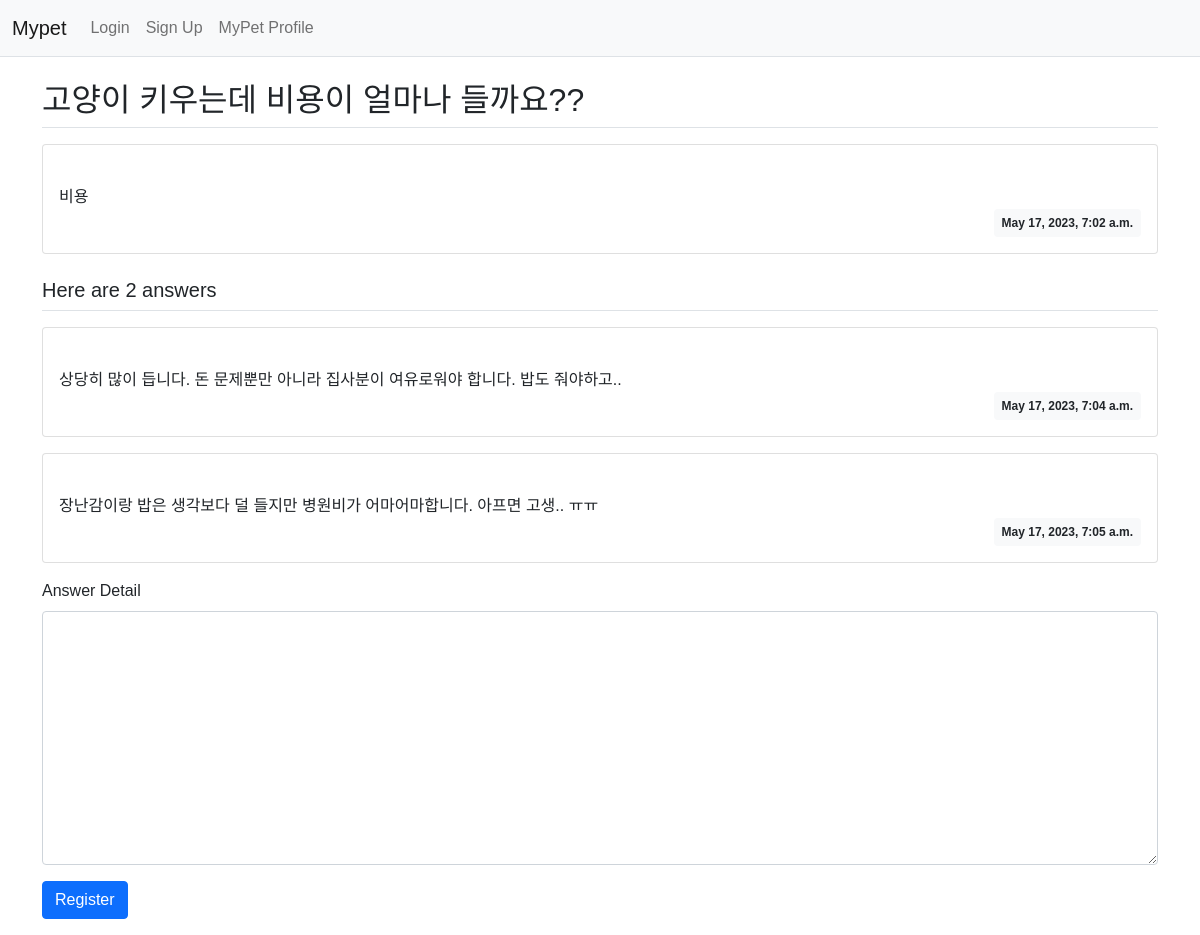
Screenshot of /mypet/6/ with the database file from the repository.
### mypet/models.py (models this page shows, shortened)
class Question(models.Model):
    subject = models.CharField(max_length=200)
    content = models.TextField()
    create_date = models.DateTimeField()

class Answer(models.Model):
    question = models.ForeignKey(Question, on_delete=models.CASCADE)
    content = models.TextField()
    create_date = models.DateTimeField()

### mypet/views.py (the view)
# urls.py: path('<int:question_id>/', views.detail, name='detail'),
def detail(request, question_id):
    question = get_object_or_404(Question, pk=question_id)
    context = {'question': question}
    return render(request, 'mypet/question_detail.html', context)

### templates/mypet/question_detail.html (shortened to what this page needs)
{% extends 'base.html' %} {% block content %}
<div class="container my-3">
  <h2 class="border-bottom py-2">{{ question.subject }}</h2>
  <div class="card my-3">
    <div class="card-body">
      <div class="card-text" style="white-space: pre-line">
        {{ question.content }}
      </div>
      <div class="d-flex justify-content-end">
        <div class="badge bg-light text-dark p-2">
          {{ question.create_date }}
        </div>
      </div>
    </div>
  </div>
  <h5 class="border-bottom my-3 py-2">
    Here are {{question.answer_set.count}} answers
  </h5>
  {% for answer in question.answer_set.all %}
  <div class="card my-3">
    <div class="card-body">
      <div class="card-text" style="white-space: pre-line">
        {{ answer.content }}
      </div>
      <div class="d-flex justify-content-end">
        <div class="badge bg-light text-dark p-2">{{ answer.create_date }}</div>
      </div>
    </div>
  </div>
  {% endfor %}
  <form
    action="{% url 'mypet:answer_create' question.id %}"
    method="post"
    class="my-3"
  >
    <div class="mb-3">
      <label for="content" class="form-label">Answer Detail</label>
      <textarea
        name="content"
        id="content"
        class="form-control"
        rows="10"
      ></textarea>
    </div>
    <input type="submit" value="Register" class="btn btn-primary" />
  </form>
</div>
{% endblock %}

### static/petprofile.css (style rules this page uses)
* { margin: 0; padding: 0; box-sizing: border-box; font-family: Arial, sans-serif; }

### rows the page displays
Question: subject "고양이 키우는데 비용이 얼마나 들까요??", content "비용", create_date "May 17, 2023, 7:02 a.m.", answer_set.count "2"
Answer: content "상당히 많이 듭니다. 돈 문제뿐만 아니라 집사분이 여유로워야 합니다. 밥도 줘야하고..", create_date "May 17, 2023, 7:04 a.m."
Answer: content "장난감이랑 밥은 생각보다 덜 들지만 병원비가 어마어마합니다. 아프면 고생.. ㅠㅠ", create_date "May 17, 2023, 7:05 a.m."
